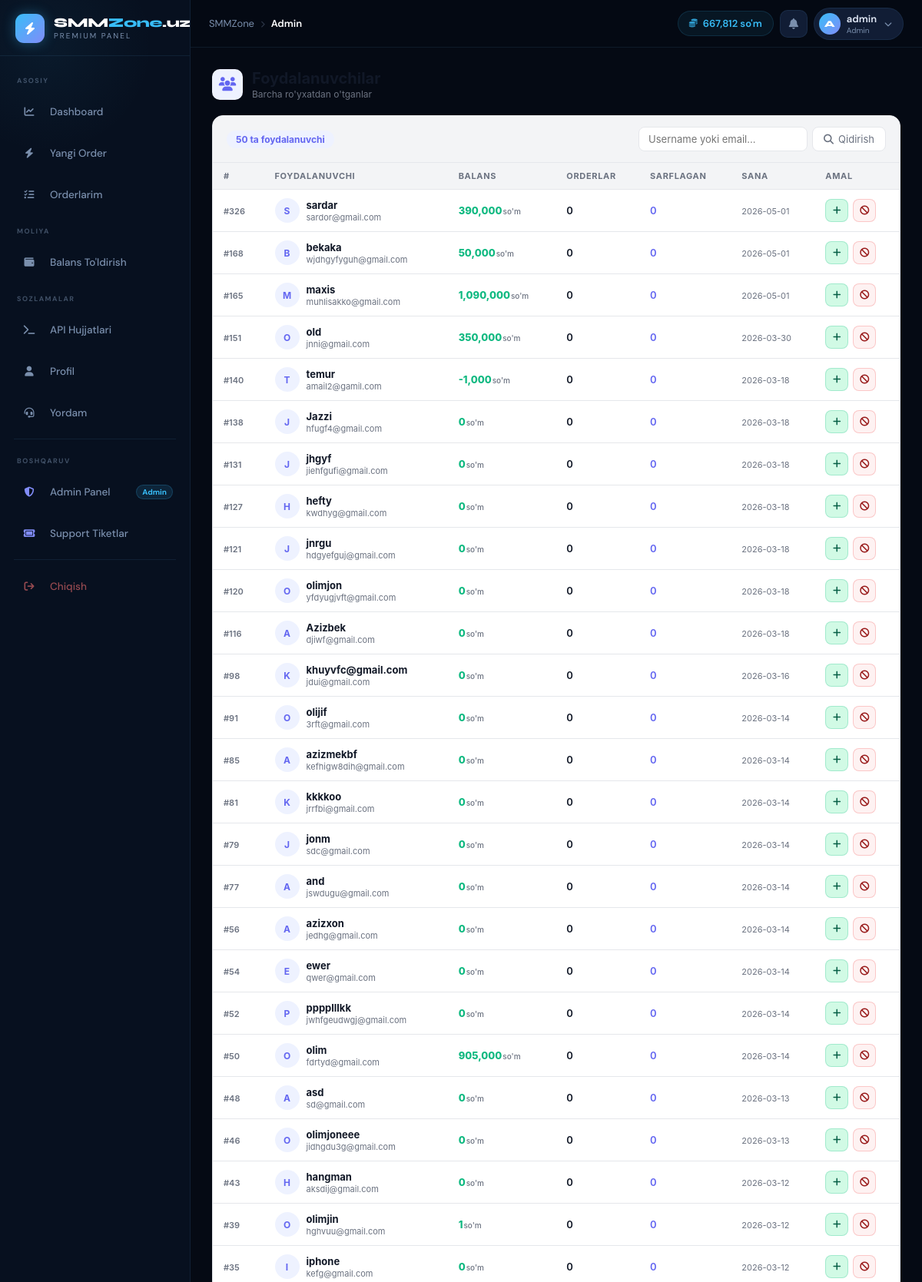
Page /admin/users (signed in, upper part) on the committed database.
### tables this page shows
CREATE TABLE users (
    id           INTEGER PRIMARY KEY AUTOINCREMENT,
    username     TEXT UNIQUE NOT NULL,
    email        TEXT UNIQUE NOT NULL,
    password     TEXT NOT NULL,
    balance      REAL DEFAULT 0,
    role         TEXT DEFAULT 'user',
    api_key      TEXT UNIQUE,
    total_spent  REAL DEFAULT 0,
    total_orders INTEGER DEFAULT 0,
    ref_code     TEXT UNIQUE,
    referred_by  INTEGER,
    ref_earnings REAL DEFAULT 0,
    is_active    INTEGER DEFAULT 1,
    created_at   TEXT DEFAULT (datetime('now'))
);

### services/admin_service.py (the view)
@admin_bp.route("/users")
@admin_required
def users():
    db = get_db()
    q  = request.args.get("q", "")
    page  = max(1, int(request.args.get("page", 1)))
    limit = 50
    if q:
        rows = r2l(db.execute(
            "SELECT u.*, (SELECT COUNT(*) FROM orders WHERE user_id=u.id) as order_count "
            "FROM users u WHERE username LIKE ? OR email LIKE ? "
            "ORDER BY created_at DESC LIMIT ? OFFSET ?",
            (f"%{q}%", f"%{q}%", limit, (page-1)*limit)
        ).fetchall())
        total = db.execute("SELECT COUNT(*) FROM users WHERE username LIKE ? OR email LIKE ?",
                           (f"%{q}%", f"%{q}%")).fetchone()[0]
    else:
        rows = r2l(db.execute(
            "SELECT u.*, (SELECT COUNT(*) FROM orders WHERE user_id=u.id) as order_count "
            "FROM users u ORDER BY created_at DESC LIMIT ? OFFSET ?",
            (limit, (page-1)*limit)
        ).fetchall())
        total = db.execute("SELECT COUNT(*) FROM users").fetchone()[0]
    return render_template("admin/users.html", users=rows, q=q, page=page, total=total, limit=limit)

### database/db.py (called while the page is built)
def get_db():
    if "db" not in g:
        g.db = sqlite3.connect(DATABASE)
        g.db.row_factory = sqlite3.Row
    return g.db

def r2l(rows):
    return [dict(row) for row in rows]

### main.py (called while the page is built)
@app.context_processor
def inject_globals():
    user_balance = 0
    if "user_id" in session:
        db = get_db()
        u  = db.execute("SELECT balance FROM users WHERE id=?", (session["user_id"],)).fetchone()
        if u: user_balance = u["balance"]
        session["balance"] = user_balance
    return {"site_name": Config.SITE_NAME, "user_balance": user_balance}

### templates/admin/users.html (shortened to what this page needs)
{% extends "base.html" %}
{% block content %}
<div class="au-wrap">
  <div class="au-header">
    <div class="au-header-icon"><i class="fas fa-users"></i></div>
    <div>
      <h1>Foydalanuvchilar</h1>
      <div class="au-header-sub">Barcha ro'yxatdan o'tganlar</div>
    </div>
  </div>
  <div class="au-card">
    <div class="au-toolbar">
      <span class="au-total">{{ users|length }} ta foydalanuvchi</span>
      <form action="/admin/users" method="get" class="au-search">
        <input name="q" value="{{ q }}" class="au-search-input"
               placeholder="Username yoki email...">
        <button type="submit" class="au-search-btn">
          <i class="fas fa-search"></i> Qidirish
        </button>
      </form>
    </div>
    <div class="au-table-wrap">
      <table class="au-table">
        <thead>
          <tr>
            <th>#</th>
            <th>Foydalanuvchi</th>
            <th>Balans</th>
            <th>Orderlar</th>
            <th>Sarflagan</th>
            <th>Sana</th>
            <th>Amal</th>
          </tr>
        </thead>
        <tbody>
        {% for u in users %}
        <tr id="user-row-{{ u.id }}">
          <td><span class="au-id">#{{ u.id }}</span></td>
          <td>
            <div class="au-user-cell">
              <div class="au-avatar">{{ u.username[0] }}</div>
              <div>
                <div>
                  <span class="au-username">{{ u.username }}</span>
                </div>
                <div class="au-email">{{ u.email }}</div>
              </div>
            </div>
          </td>
          <td>
            <span class="au-balance">
              {{ "{:,.0f}".format(u.balance) }}<span>so'm</span>
            </span>
          </td>
          <td><span class="au-num">{{ u.order_count }}</span></td>
          <td><span class="au-spent">{{ "{:,.0f}".format(u.total_spent) }}</span></td>
          <td><span class="au-date">{{ u.created_at[:10] }}</span></td>
          <td>
            <div class="au-actions">
              <button class="au-btn au-btn-add" title="Balans qo'shish"
                      onclick="openAddBal({{ u.id }}, '{{ u.username }}')">
                <i class="fas fa-plus"></i>
              </button>
              {% if u.is_active %}
              <button class="au-btn au-btn-ban" title="Bloklash"
                      onclick="toggleUser({{ u.id }}, this)">
                <i class="fas fa-ban"></i>
              </button>
              {% else %}
              <button class="au-btn au-btn-unban" title="Blokdan chiqarish"
                      onclick="toggleUser({{ u.id }}, this)">
                <i class="fas fa-check"></i>
              </button>
              {% endif %}
            </div>
          </td>
        </tr>
        {% endfor %}
        </tbody>
      </table>
    </div>
  </div>
</div>
{% endblock %}

### templates/base.html (shortened to what this page needs)
<!DOCTYPE html>
<html lang="uz">
<head>
<link rel="stylesheet" href="https://cdnjs.cloudflare.com/ajax/libs/font-awesome/6.5.0/css/all.min.css">
</head>
<body>
{% if 'user_id' in session %}
<aside class="sidebar" id="sidebar">
  <a href="/dashboard" class="sidebar-brand">
    <div class="brand-icon"><i class="fas fa-bolt"></i></div>
    <div class="brand-text">
      <div class="brand-name">SMM<span>Zone</span>.uz</div>
      <div class="brand-tag">PREMIUM PANEL</div>
    </div>
  </a>
  <nav class="sidebar-nav">
    <div class="nav-section-label">Asosiy</div>
    <a href="/dashboard" class="nav-item {% if request.path == '/dashboard' %}active{% endif %}">
      <div class="nav-item-icon"><i class="fas fa-chart-line"></i></div>
      <span class="nav-item-label">Dashboard</span>
    </a>
    <a href="/new-order" class="nav-item {% if request.path == '/new-order' %}active{% endif %}">
      <div class="nav-item-icon"><i class="fas fa-bolt"></i></div>
      <span class="nav-item-label">Yangi Order</span>
    </a>
    <a href="/orders" class="nav-item {% if request.path == '/orders' %}active{% endif %}">
      <div class="nav-item-icon"><i class="fas fa-list-check"></i></div>
      <span class="nav-item-label">Orderlarim</span>
    </a>
    <div class="nav-section-label">Moliya</div>
    <a href="/add-funds" class="nav-item {% if request.path == '/add-funds' %}active{% endif %}">
      <div class="nav-item-icon"><i class="fas fa-wallet"></i></div>
      <span class="nav-item-label">Balans To'ldirish</span>
    </a>
    <div class="nav-section-label">Sozlamalar</div>
    <a href="/api-docs" class="nav-item {% if request.path == '/api-docs' %}active{% endif %}">
      <div class="nav-item-icon"><i class="fas fa-terminal"></i></div>
      <span class="nav-item-label">API Hujjatlari</span>
    </a>
    <a href="/profile" class="nav-item {% if request.path == '/profile' %}active{% endif %}">
      <div class="nav-item-icon"><i class="fas fa-user"></i></div>
      <span class="nav-item-label">Profil</span>
    </a>
    <a href="/support" class="nav-item {% if request.path == '/support' %}active{% endif %}">
      <div class="nav-item-icon"><i class="fas fa-headset"></i></div>
      <span class="nav-item-label">Yordam</span>
    </a>
    {% if session.role == 'admin' %}
    <div class="nav-divider"></div>
    <div class="nav-section-label">Boshqaruv</div>
    <a href="/admin/" class="nav-item is-admin {% if request.path == '/admin/' %}active{% endif %}">
      <div class="nav-item-icon"><i class="fas fa-shield-halved"></i></div>
      <span class="nav-item-label">Admin Panel</span>
      <span class="nav-item-badge">Admin</span>
    </a>
    <a href="/admin/support" class="nav-item is-admin {% if request.path == '/admin/support' %}active{% endif %}">
      <div class="nav-item-icon"><i class="fas fa-ticket"></i></div>
      <span class="nav-item-label">Support Tiketlar</span>
    </a>
    {% endif %}
    <div class="nav-divider"></div>
    <a href="/logout" class="nav-item is-logout">
      <div class="nav-item-icon"><i class="fas fa-arrow-right-from-bracket"></i></div>
      <span class="nav-item-label">Chiqish</span>
    </a>
  </nav>
</aside>
<div class="main-wrap">
  <header class="topbar">
    <div class="topbar-breadcrumb">
      <span>SMMZone</span>
      <span class="bc-sep"><i class="fas fa-chevron-right" style="font-size:9px"></i></span>
      <span class="bc-current">
        {% if '/dashboard' in request.path %}Dashboard
        {% elif '/new-order' in request.path %}Yangi Order
        {% elif '/orders' in request.path %}Orderlarim
        {% elif '/add-funds' in request.path %}Balans
        {% elif '/profile' in request.path %}Profil
        {% elif '/api-docs' in request.path %}API
        {% elif '/support' in request.path %}Yordam
        {% elif '/admin' in request.path %}Admin
        {% else %}Sahifa{% endif %}
      </span>
    </div>
    <div class="topbar-right">
      <div class="topbar-balance">
        <i class="fas fa-coins"></i>
        <span>{{ "{:,.0f}".format(user_balance) }} so'm</span>
      </div>
      <a href="#" class="topbar-notif" title="Bildirishnomalar">
        <i class="fas fa-bell"></i>
      </a>
      <a href="/profile" class="topbar-user">
        <div class="topbar-user-avatar">{{ session.username[0].upper() if session.username else 'U' }}</div>
        <div>
          <div class="topbar-user-name">{{ session.username }}</div>
          <div class="topbar-user-role">{% if session.role == 'admin' %}Admin{% else %}Foydalanuvchi{% endif %}</div>
        </div>
        <i class="fas fa-chevron-down"></i>
      </a>
    </div>
  </header>
  <main class="content">
    {% block content %}{% endblock %}
  </main>
</div>
{% else %}
{% block auth_content %}{% endblock %}
{% endif %}
</body>
</html>

### templates/admin/users.html (style rules this page uses)
.au-wrap *, .au-wrap *::before, .au-wrap *::after { box-sizing: border-box; }
.au-wrap { --p1: #6366f1; --p1l: #eef2ff; --p1h: #4f46e5; --green: #10b981; --greenl: #d1fae5; --red: #ef4444; --redl: #fef2f2; --yellow: #f59e0b; --yellowl: #fef3c7; --muted: #6b7280; --border: #e5e7eb; --bg: #f3f4f6; --card: #ffffff; --text: #111827; font-family: -apple-system, BlinkMacSystemFont, 'Segoe UI', sans-serif; color: var(--text); }
.au-header { display: flex; align-items: center; gap: 12px; margin-bottom: 20px; }
.au-header-icon { width: 40px; height: 40px; border-radius: 10px; background: var(--p1l); display: flex; align-items: center; justify-content: center; color: var(--p1); font-size: 18px; }
.au-header h1 { font-size: 20px; font-weight: 700; margin: 0; }
.au-header-sub { font-size: 12px; color: var(--muted); margin-top: 1px; }
.au-card { background: var(--card); border: 1px solid var(--border); border-radius: 14px; overflow: hidden; }
.au-toolbar { display: flex; align-items: center; justify-content: space-between; padding: 14px 18px; border-bottom: 1px solid var(--border); background: var(--bg); gap: 12px; flex-wrap: wrap; }
.au-total { font-size: 12px; font-weight: 700; background: var(--p1l); color: var(--p1); padding: 4px 12px; border-radius: 20px; }
.au-search { display: flex; align-items: center; gap: 6px; margin-left: auto; }
.au-search-input { padding: 7px 12px; font-size: 13px; border: 1.5px solid var(--border); border-radius: 8px; background: var(--card); color: var(--text); outline: none; width: 220px; font-family: inherit; transition: border-color 0.15s; }
.au-search-btn { display: inline-flex; align-items: center; gap: 6px; padding: 7px 14px; border-radius: 8px; border: 1.5px solid var(--border); background: var(--card); color: var(--muted); font-size: 13px; font-family: inherit; cursor: pointer; transition: all 0.12s; }
.au-table-wrap { overflow-x: auto; }
.au-table { width: 100%; border-collapse: collapse; font-size: 13px; }
.au-table thead tr { background: var(--bg); }
.au-table th { padding: 10px 14px; text-align: left; font-size: 11px; font-weight: 700; text-transform: uppercase; letter-spacing: 0.06em; color: var(--muted); white-space: nowrap; border-bottom: 1px solid var(--border); }
.au-table td { padding: 11px 14px; border-bottom: 1px solid var(--border); vertical-align: middle; }
.au-id { font-size: 11px; color: var(--muted); font-weight: 600; }
.au-user-cell { display: flex; align-items: center; gap: 9px; }
.au-avatar { width: 32px; height: 32px; border-radius: 50%; background: var(--p1l); color: var(--p1); display: flex; align-items: center; justify-content: center; font-size: 12px; font-weight: 700; flex-shrink: 0; text-transform: uppercase; }
.au-username { font-weight: 700; color: var(--text); font-size: 13px; }
.au-email { font-size: 11px; color: var(--muted); margin-top: 1px; }
.au-balance { font-weight: 800; color: var(--green); font-size: 13px; }
.au-balance span { font-size: 10px; font-weight: 500; color: var(--muted); margin-left: 1px; }
.au-num { font-weight: 600; color: var(--text); }
.au-spent { font-weight: 600; color: var(--p1); }
.au-date { font-size: 11px; color: var(--muted); white-space: nowrap; }
.au-actions { display: flex; gap: 6px; align-items: center; }
.au-btn { width: 30px; height: 30px; border-radius: 8px; border: none; display: flex; align-items: center; justify-content: center; font-size: 12px; cursor: pointer; transition: all 0.12s; font-family: inherit; }
.au-btn-add { background: var(--greenl); color: #065f46; border: 1px solid rgba(16,185,129,0.25); }
.au-btn-ban { background: var(--redl); color: #991b1b; border: 1px solid rgba(239,68,68,0.25); }

### rows in the picture
users: balance "667,812"
users: id "326", username "S", username "sardar", email "sardor@gmail.com", balance "390,000", order_count "0", total_spent "0", created_at "2026-05-01"
users: id "168", username "B", username "bekaka", email "wjdhgyfyguh@gmail.com", balance "50,000", order_count "0", total_spent "0", created_at "2026-05-01"
users: id "165", username "M", username "maxis", email "muhlisakko@gmail.com", balance "1,090,000", order_count "0", total_spent "0", created_at "2026-05-01"
users: id "151", username "O", username "old", email "jnni@gmail.com", balance "350,000", order_count "0", total_spent "0", created_at "2026-03-30"
users: id "140", username "T", username "temur", email "amail2@gamil.com", balance "-1,000", order_count "0", total_spent "0", created_at "2026-03-18"
users: id "138", username "J", username "Jazzi", email "hfugf4@gmail.com", balance "0", order_count "0", total_spent "0", created_at "2026-03-18"
users: id "131", username "J", username "jhgyf", email "jiehfgufi@gmail.com", balance "0", order_count "0", total_spent "0", created_at "2026-03-18"
users: id "127", username "H", username "hefty", email "kwdhyg@gmail.com", balance "0", order_count "0", total_spent "0", created_at "2026-03-18"
users: id "121", username "J", username "jnrgu", email "hdgyefguj@gmail.com", balance "0", order_count "0", total_spent "0", created_at "2026-03-18"
users: id "120", username "O", username "olimjon", email "yfdyugjvft@gmail.com", balance "0", order_count "0", total_spent "0", created_at "2026-03-18"
users: id "116", username "A", username "Azizbek", email "djiwf@gmail.com", balance "0", order_count "0", total_spent "0", created_at "2026-03-18"
users: id "98", username "K", username "khuyvfc@gmail.com", email "jdui@gmail.com", balance "0", order_count "0", total_spent "0", created_at "2026-03-16"
users: id "91", username "O", username "olijif", email "3rft@gmail.com", balance "0", order_count "0", total_spent "0", created_at "2026-03-14"
users: id "85", username "A", username "azizmekbf", email "kefhigw8dih@gmail.com", balance "0", order_count "0", total_spent "0", created_at "2026-03-14"
users: id "81", username "K", username "kkkkoo", email "jrrfbi@gmail.com", balance "0", order_count "0", total_spent "0", created_at "2026-03-14"
users: id "79", username "J", username "jonm", email "sdc@gmail.com", balance "0", order_count "0", total_spent "0", created_at "2026-03-14"
users: id "77", username "A", username "and", email "jswdugu@gmail.com", balance "0", order_count "0", total_spent "0", created_at "2026-03-14"
users: id "56", username "A", username "azizxon", email "jedhg@gmail.com", balance "0", order_count "0", total_spent "0", created_at "2026-03-14"
users: id "54", username "E", username "ewer", email "qwer@gmail.com", balance "0", order_count "0", total_spent "0", created_at "2026-03-14"
users: id "52", username "P", username "pppplllkk", email "jwhfgeudwgj@gmail.com", balance "0", order_count "0", total_spent "0", created_at "2026-03-14"
users: id "50", username "O", username "olim", email "fdrtyd@gmail.com", balance "905,000", order_count "0", total_spent "0", created_at "2026-03-14"
users: id "48", username "A", username "asd", email "sd@gmail.com", balance "0", order_count "0", total_spent "0", created_at "2026-03-13"
users: id "46", username "O", username "olimjoneee", email "jidhgdu3g@gmail.com", balance "0", order_count "0", total_spent "0", created_at "2026-03-13"
users: id "43", username "H", username "hangman", email "aksdij@gmail.com", balance "0", order_count "0", total_spent "0", created_at "2026-03-12"
users: id "39", username "O", username "olimjin", email "hghvuu@gmail.com", balance "1", order_count "0", total_spent "0", created_at "2026-03-12"
users: id "35", username "I", username "iphone", email "kefg@gmail.com", balance "0", order_count "0", total_spent "0", created_at "2026-03-12"

### other values in the picture
{{ session.username[0].upper() if session.username else 'U' }} "A"
{{ session.username }} "admin"
{{ users|length }} "50"
